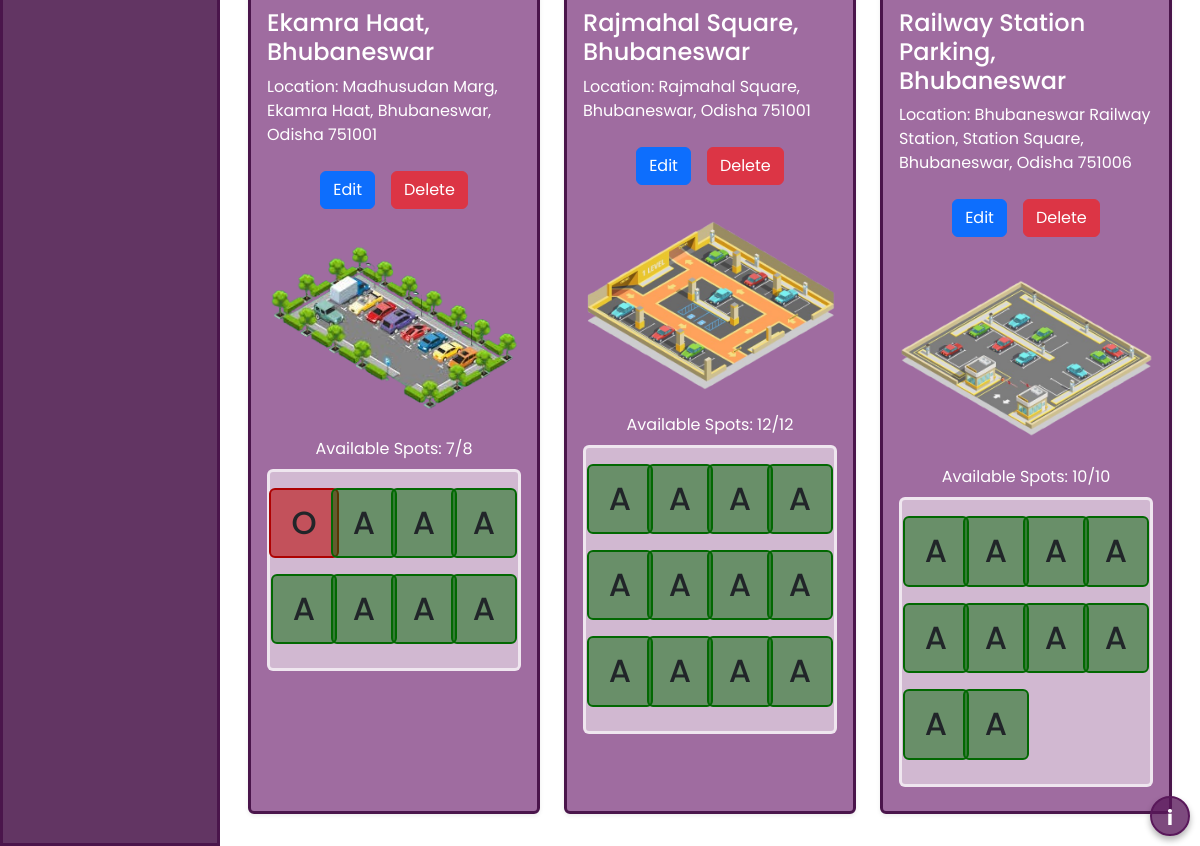
The app's page /admindashboard (signed in, lower part), older data.
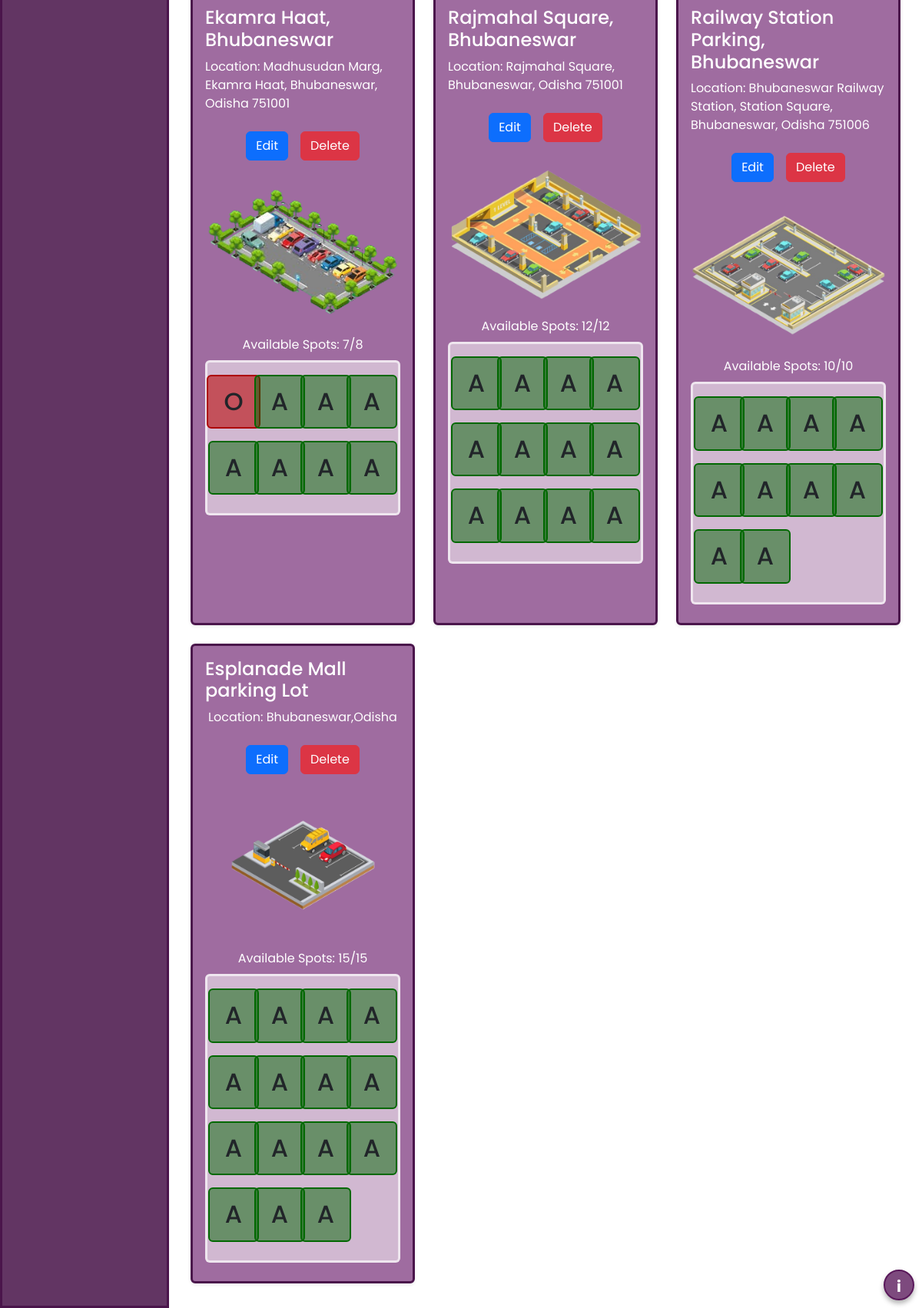
The same page, newer data.
### tables this page shows
CREATE TABLE parking_lots (
    id INTEGER PRIMARY KEY AUTOINCREMENT,
    prime_location_name TEXT NOT NULL,
    price_per_hour REAL NOT NULL,
    address TEXT NOT NULL,
    pincode TEXT NOT NULL,
    max_spots INTEGER NOT NULL,
    map_link TEXT NOT NULL
);

### controllers/admin_controller.py (the view)
@admin_bp.route("/admindashboard")
def AdminDashboard():
    if not session.get("admin"):
        logout_user()
        session.clear()
        flash("Admin login required!", "danger")
        return redirect(url_for("auth.login"))
    conn = sqlite3.connect(get_db_path())
    conn.row_factory = sqlite3.Row
    cursor = conn.cursor()
    cursor.execute("SELECT * FROM parking_lots")
    lots = cursor.fetchall()
    all_lots = []
    for lot in lots:
        lot_id = lot["id"]
        cursor.execute("SELECT * FROM parking_spots WHERE lot_id = ?", (lot_id,))
        spots = cursor.fetchall()
        available_spots = sum(1 for spot in spots if spot["Status"] == "A")
        all_lots.append({
            "id": lot["id"],
            "prime_location_name": lot["prime_location_name"],
            "address": lot["address"],
            "pincode":lot["pincode"],
            "price_per_hour":lot["price_per_hour"],
            "max_spots": lot["max_spots"],
            "map_link" : lot["map_link"],
            "available_spots": available_spots,
            "spots": [
                {
                    "spot_id":spot['id'],
                    "label": f"S{spot['id']}",
                    "is_available": spot["Status"]
                } for spot in spots
            ]
        })
    conn.close()
    return render_template("AdminTemplate.html",current="Dashboard", lots=all_lots)

### app.py (called while the page is built)
@login_manager.user_loader
def load_user(user_id):
    conn = sqlite3.connect(app.config["DB_PATH"])
    cursor = conn.cursor()
    cursor.execute("SELECT id, username, password FROM users WHERE id=?", (user_id,))
    user = cursor.fetchone()
    conn.close()
    if user:
        return User(user[0], user[1], user[2])
    return None

### controllers/admin_controller.py (called while the page is built)
def get_db_path():
    return current_app.config["DB_PATH"]

### templates/AdminTemplate.html (shortened to what this page needs)
<!DOCTYPE html>
<html lang="en" dir="ltr">
  <head>
    <link rel="stylesheet" href="../static/css/sidebar.css" />
    <link
      href="https://cdn.boxicons.com/fonts/basic/boxicons.min.css"
      rel="stylesheet"
    />
    <link
      href="https://unpkg.com/boxicons@2.0.7/css/boxicons.min.css"
      rel="stylesheet"
    />
  </head>
  <body>
    <div class="sidebar">
      <ul class="nav-links">
      </ul>
    </div>
    <section class="home-section">
      <div>
        {% if (current == "Dashboard")%} {%include "AdminDashboard.html"%}
        {%elif (current == "Users")%} {%include "RegisteredUsersTemplate.html"%}
        {%elif (current == "Search")%} {%include "AdminSearch.html"%} {%else%}
        {%include "AdminSummary.html"%} {% endif %}
      </div>
    </section>
  </body>
</html>

### templates/AdminDashboard.html (shortened to what this page needs)
<!DOCTYPE html>
<html lang="en">
  <head>
    <link
      href="https://cdn.jsdelivr.net/npm/bootstrap@5.3.0/dist/css/bootstrap.min.css"
      rel="stylesheet"
    />
    <link rel="stylesheet" href="../static/css/flashmessages.css">
  </head>
  <body>
    {%include "Info.html"%}
    <div class="content-blur py-2 px-3">
      {% include "AllLots.html" %}
    </div>
  </body>
</html>

### templates/Info.html (shortened to what this page needs)
<div id="info-btn" onclick="toggleInfoBox()">i</div>

### templates/AllLots.html (shortened to what this page needs)
<div>
  {%if not(lots==[])%}
  <div class="container mt-4">
    <div class="row">
      {% for lot in lots %}
      <div class="col-md-4 mb-4" id="lot-{{ lot.id }}">
        <div class="card shadow-sm h-100 text-white" style="background-color: #6c1e6da6; border: 3px solid #4A154B;">
          <div class="card-body d-flex flex-column align-items-center">
            <div
              class="d-flex flex-column justify-content-center align-items-center"
            >
              <h4 class="card-title">{{ lot.prime_location_name }}</h4>
              <p class="card-text">Location: {{ lot.address }}</p>
              <div class="my-2 d-flex gap-3">
                <button
                  class="edit-btn btn btn-primary"
                  data-bs-toggle="modal"
                  data-bs-target="#EditLot"
                  data-lotid="{{ lot.id }}"
                  data-name="{{ lot.prime_location_name }}"
                  data-address="{{ lot.address }}"
                  data-pincode="{{ lot.pincode }}"
                  data-price="{{ lot.price_per_hour }}"
                  data-maxspots="{{ lot.max_spots }}"
                  data-maplink = "{{lot.map_link}}"
                >
                  Edit
                </button>
                <button
                  class="delete-btn btn btn-danger"
                  data-bs-toggle="modal"
                  data-bs-target="#DeleteLot"
                  data-lotid="{{ lot.id }}"
                  data-name="{{ lot.prime_location_name }}"
                  data-address="{{ lot.address }}"
                >
                  Delete
                </button>
              </div>
              <img
                src="{{ url_for('static', filename='uploads/lot_' ~ lot.id ~ '.png') }}"
                onerror="this.onerror=null; this.src='https://mdbootstrap.com/img/Photos/Others/placeholder.jpg';"
                alt="Parking Lot Image"
                class="img-fluid rounded"
                style="width: 100%; height: 200px; margin: 10px;object-fit: contain"
              />
              <p class="card-text">
                Available Spots: {{ lot.available_spots }}/{{ lot.max_spots }}
              </p>
            </div>
            <div
              class="w-100 m-2 p-3 d-flex flex-column justify-content-center align-items-center rounded-2"
              style="
          background-color: rgba(255, 255, 255, 0.521);
          border: 3px solid #ffffffa6;
        "
            >
              <div class=" row gy-2">
                {% for spot in lot.spots %}
                <div class="col-4 col-md-4 col-lg-3 mb-2 d-flex justify-content-center align-items-center">
                <a
                  data-bs-toggle="modal"
                  data-bs-target="#ViewSpot"
                  data-spotid="{{spot.spot_id}}"
                  data-status="{{spot.is_available}}"
                  class="delete-spot-btn btn available  slot w-auto {{ 'available' if spot.is_available == 'A' else 'occupied' }}"
                >
                  <h2 class="p-2" style="margin: 0%">
                    {{ spot.is_available }}
                  </h2>
                </a>
                </div>
                {% endfor %}
              </div>
            </div>
          </div>
        </div>
      </div>
      {% endfor %}
    </div>
  </div>
  {%else%}
  <div class="w-100 d-flex p-3 justify-content-center">
          <h1>No Results</h1>
        </div>
  {%endif%}
</div>

### static/css/sidebar.css (style rules this page uses)
* { margin: 0; padding: 0; box-sizing: border-box; font-family: "Poppins", sans-serif; }
.sidebar { position: fixed; top: 0; left: 0; height: 100%; width: 220px; background: #4a154bdc; z-index: 100; transition: all 0.5s ease; border: 3px solid #4A154B; }
.sidebar .nav-links { height: 100%; padding: 30px 0 150px 0; overflow: auto; }
.home-section { position: relative; height: 100vh; left: 220px; width: calc(100% - 220px); transition: all 0.5s ease; }

### templates/AdminDashboard.html (style rules this page uses)
body { font-family: 'Poppins', 'Roboto', sans-serif; }

### templates/Info.html (style rules this page uses)
#info-btn { position: fixed; bottom: 10px; right: 10px; background-color: #59185ac7; color: white; width: 40px; height: 40px; font-size: 20px; font-weight: bold; border-radius: 50%; border: 2px solid #59185a; text-align: center; line-height: 40px; cursor: pointer; box-shadow: 0 4px 6px rgba(0, 0, 0, 0.3); z-index: 9999; transition: background-color 0.3s ease; }

### templates/AllLots.html (style rules this page uses)
.available { background-color: rgba(2, 104, 2, 0.5); border: 2px solid rgba(2, 104, 2); }
.occupied { background-color: rgba(187, 17, 17, 0.61); border: 2px solid rgb(173, 2, 2); }

Row changes from the older to the newer data that the page shows:
added parking_lots: prime_location_name "Esplanade Mall parking Lot", address "Bhubaneswar,Odisha", shows a picture, available_spots "15", max_spots "15", is_available "A" "A" "A" "A" "A" "A" "A" "A" "A" "A" "A" "A" "A" "A" "A"
